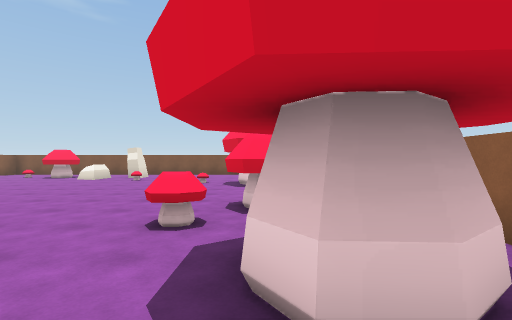
View 1 (above)

16 first-person views from a walk through a 3-D level made in the Unity game engine. The camera is 1.5 m above the floor, looks level and sees 85° across. The floor is counted in squares, 2 m on a side. Each view is taken from the middle of a square. On the plan, view 1 faces up. The plan holds only what a view shows up to about 10 squares ahead; the rest is blank. The player character is not drawn.

View 2
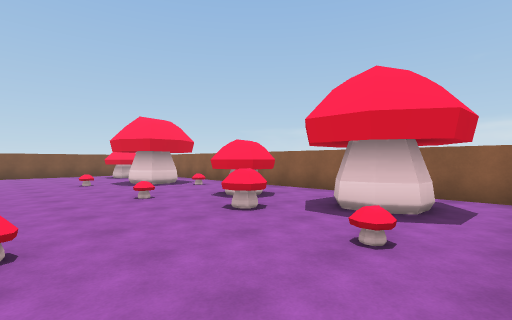

View 3
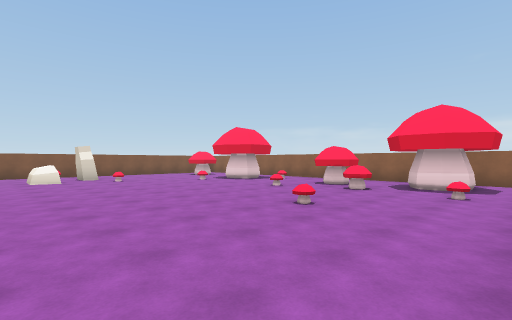

View 4
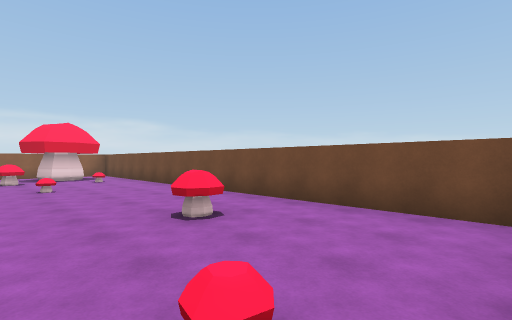

View 5
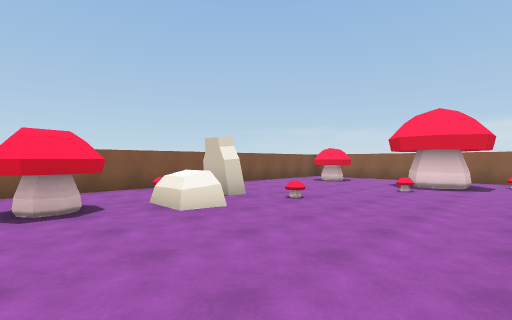

View 6
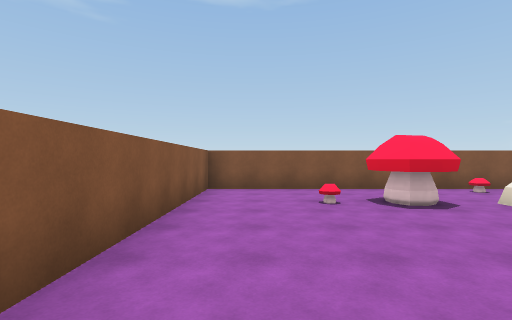

View 7
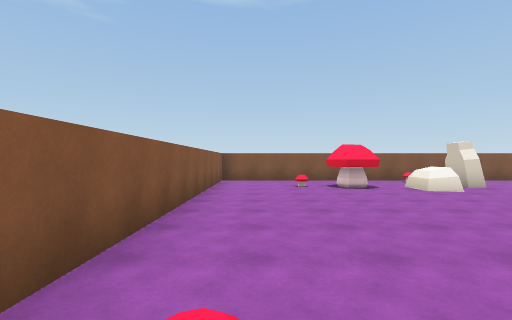

View 8
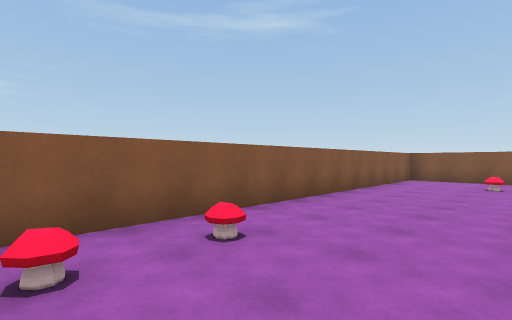

View 9
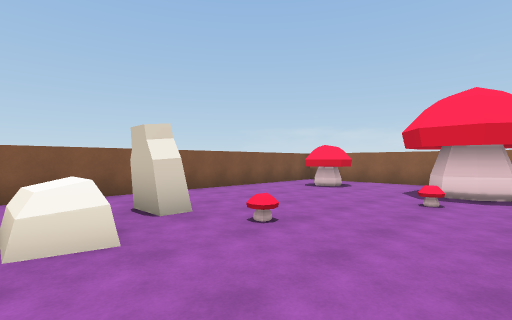

View 10
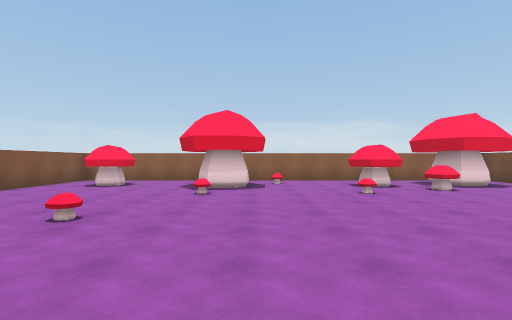

View 11
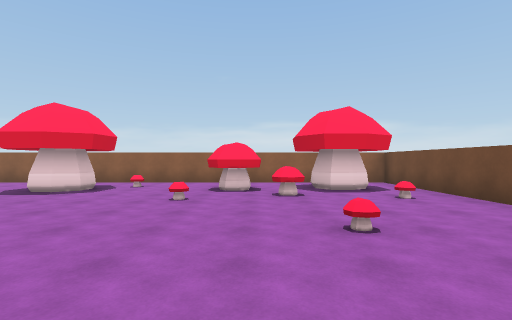

View 12
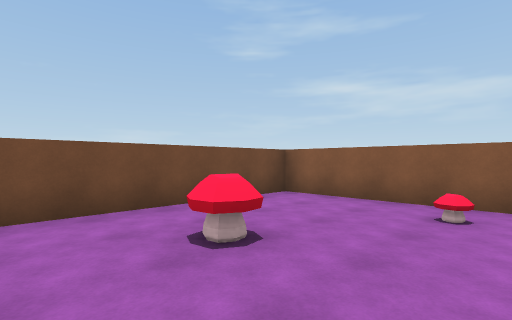

View 13
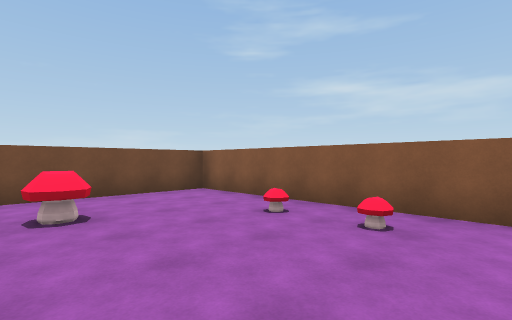

View 14
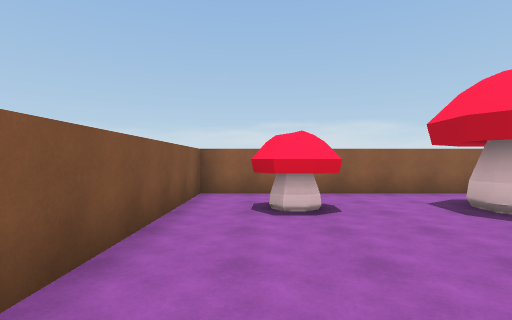

View 15
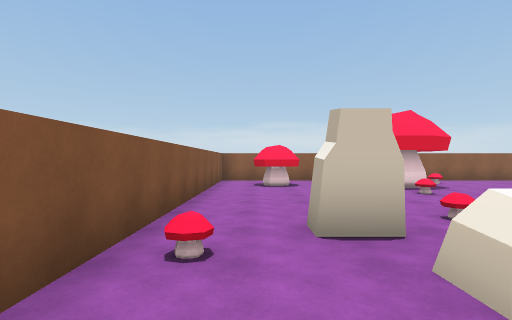

View 16
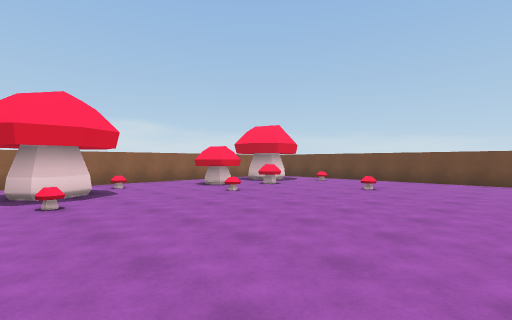

### Floor plan
Points are (right, up) in squares from view 1. A wall is a line through its corners. A room is listed if a view was taken in it or the views show most of it. See-through windows are left out.
Room 1 (view 1)
walls: (1.3, 1.5) (0.7, 1.1) (0.3, 1.1) (-0.1, 1.6); (-0.4, -0.3) (2.3, -0.3) (2.3, 2.5)
ways out: opening at (0.5, 0.5) to room 2; opening at (2, 2) to room 2
Room 2 (views 2, 3, 4, 5, 6, 7, 8, 9, 10, 11, 12, 13, 14, 15, 16)
walls: (-0.2, 8.3) (-0.5, 8.8) (-0.5, 9.3) (-0.1, 9.6) (0.6, 9.5); (0.8, 8.6) (0.4, 8.3); (-0.1, 1.6) (0, 2.1) (0.3, 2.4) (1, 2.3); (2.3, 2.5) (2.3, 14.2) (-12.2, 14.2) (-12.2, -0.3) (-0.4, -0.3)
ways out: opening at (0.5, 0.5) to room 1; opening at (2, 2) to room 1
objects: mushroom (-11, 3); mushroom (-11, 5); mushroom (-10, 12); mushroom (-9, 2); mushroom (-9, 12) to (-8, 12); rock (-6, 11); mushroom (-6, 14); rock (-5, 12); mushroom (-4, 3); mushroom (-4, 10); mushroom (-2, 5); mushroom (-2, 9); mushroom (-1, 1); mushroom (-1, 3); mushroom (0, 4) to (0, 5); mushroom (0, 12) to (1, 13); mushroom (1, 7)

Where each view was taken, in squares from view 1:
view 1: 0 up, 0 right, facing up
view 2: 0 up, 4 left, facing up-right
view 3: 0 up, 8 left, facing up-right
view 4: 4 up, 12 left, facing down-right
view 5: 7 up, 9 left, facing up-right
view 6: 7 up, 11 left, facing up
view 7: 4 up, 11 left, facing up
view 8: 3 up, 9 left, facing up-left
view 9: 8 up, 7 left, facing up-right
view 10: 8 up, 8 left, facing right
view 11: 4 up, 7 left, facing right
view 12: 4 up, 7 left, facing down-left
view 13: 6 up, 8 left, facing down-left
view 14: 13 up, 4 left, facing right
view 15: 13 up, 8 left, facing right
view 16: 10 up, 7 left, facing down-right
